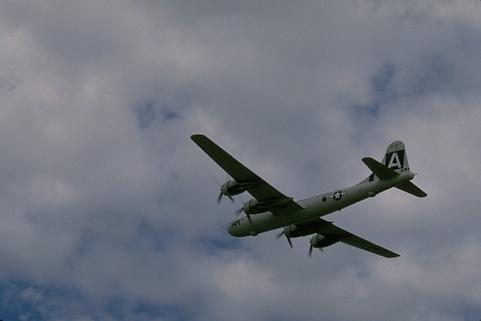
%> input picture p3/3096_color.jpg, 481 x 321 px
$ octave hw4p3loop.m   (GNU Octave 9; MATLAB toolbox functions it lacks are replaced by stand-ins)
%> lines starting %> are read from the running program, lines starting %| are printed output that depends on the picture
clear all, close all,

filenames{1,1} = '3096_color.jpg';
filenames{1,2} = '42049_color.jpg';

Kvalues = [2, 3, 4, 5, 6, 7, 8, 9]; % desired numbers of clusters/components
F = 10; % number of fold for c.v.

for imageCounter = 1:size(filenames,2) % loop image
    imdata = imread(filenames{1,imageCounter}); %read image data
%> imdata is the input picture: size 321x481x3 uint8; mean R, G, B 114, 118.3, 129.3
    figure(1), subplot(size(filenames,2),length(Kvalues)+1,(imageCounter-1)*(length(Kvalues)+1)+1), imshow(imdata);
    %length(size(imdata))==3 color image with RGB color values

    [R,C,D] = size(imdata); N = R*C; imdata = double(imdata); % row column depth
%> after `[R,C,D] = size(imdata)`: R = 321; C = 481; D = 3
%> after `N = R*C`: N = 154401
    rowIndices = [1:R]'*ones(1,C); colIndices = ones(R,1)*[1:C];
    features = [rowIndices(:)';colIndices(:)']; % initialize with row and column indices
    for d = 1:D % append row index, column index, red, green, blue value into a 5-dim raw feature vector
        imdatad = imdata(:,:,d); % pick one color at a time
        features = [features;imdatad(:)'];
    end
%> this loop made 3 passes
%> pass 1, `imdatad = imdata(:,:,d);`:
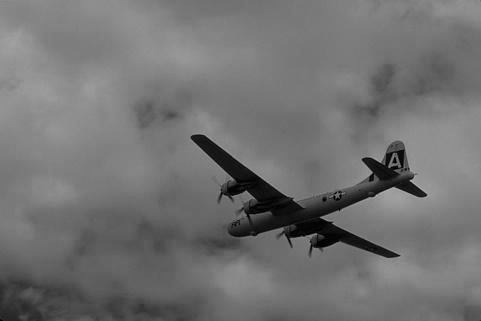
%> imdatad: size 321x481 double; min 0, max 184, mean 114
%> pass 3, `imdatad = imdata(:,:,d);`:
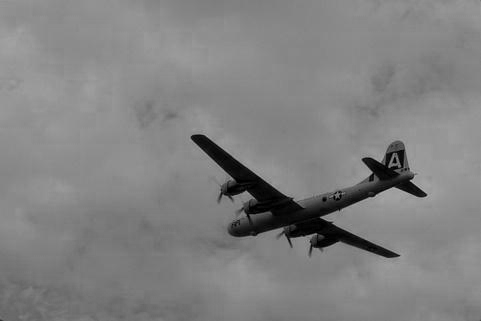
%> imdatad: size 321x481 double; min 0, max 179, mean 129.3
    minf = min(features,[],2); maxf = max(features,[],2);
%> after `minf = min(features,[],2)`: minf = [1; 1; 0; 1; 0]
%> after `maxf = max(features,[],2)`: maxf = [321; 481; 184; 183; 179]
    ranges = maxf-minf;
%> ranges = [320; 480; 184; 182; 179]
    x = diag(ranges.^(-1))*(features-repmat(minf,1,N)); % each feature normalized to the unit interval [0,1]
    options = statset('MaxIter',300);

%> (the run ends here)
